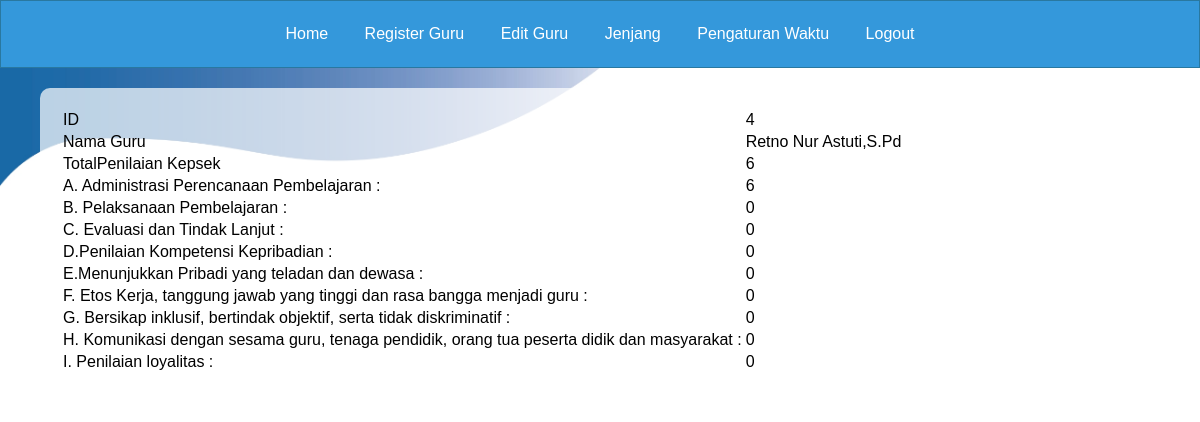
The page /page_assignment_admin.php?id=4 (signed in) on the database its author committed.
### tables this page shows
CREATE TABLE `tabel_p_kepsek` (
  `id_penilaian` int(100) NOT NULL,
  `id` int(100) NOT NULL,
  `Nama` varchar(255) NOT NULL,
  `total_penilaian_kepsek` int(100) DEFAULT NULL,
  `catatan_kepsek` varchar(255) DEFAULT NULL,
  `tahun_penilaian` varchar(255) DEFAULT NULL,
  `ka1` varchar(255) DEFAULT NULL,
  `poinka1` int(11) DEFAULT NULL,
  `ka2` varchar(255) DEFAULT NULL,
  `poinka2` int(11) DEFAULT NULL,
  `ka3` varchar(255) DEFAULT NULL,
  `poinka3` int(11) DEFAULT NULL,
  `ka4` varchar(255) DEFAULT NULL,
  `poinka4` int(11) DEFAULT NULL,
  `ka5` varchar(255) DEFAULT NULL,
  `poinka5` int(11) DEFAULT NULL,
  `ka6` varchar(255) DEFAULT NULL,
  `poinka6` int(11) DEFAULT NULL,
  `totalka` int(11) DEFAULT NULL,
  `kb1` text DEFAULT NULL,
  `poinkb1` int(11) DEFAULT NULL,
  `kb2` text DEFAULT NULL,
  `poinkb2` int(11) DEFAULT NULL,
  `kb3` text DEFAULT NULL,
  `poinkb3` int(11) DEFAULT NULL,
  `kb4` varchar(255) DEFAULT NULL,
  `poinkb4` int(11) DEFAULT NULL,
  `kb5` varchar(255) DEFAULT NULL,
  `poinkb5` int(11) DEFAULT NULL,
  `kb6` varchar(255) DEFAULT NULL,
  `poinkb6` int(11) DEFAULT NULL,
  `kb7` varchar(255) DEFAULT NULL,
  `poinkb7` int(11) DEFAULT NULL,
  `kb8` varchar(255) DEFAULT NULL,
  `poinkb8` int(11) DEFAULT NULL,
  `kb9` varchar(255) DEFAULT NULL,
  `poinkb9` int(11) DEFAULT NULL,
  `kb10` varchar(255) DEFAULT NULL,
  `poinkb10` int(11) DEFAULT NULL,
  `kb11` text DEFAULT NULL,
  `poinkb11` int(11) DEFAULT NULL,
  `kb12` varchar(255) DEFAULT NULL,
  `poinkb12` int(1) DEFAULT NULL,
  `kb13` varchar(255) DEFAULT NULL,
  `poinkb13` int(11) DEFAULT NULL,
  `kb14` varchar(255) DEFAULT NULL,
  `poinkb14` int(11) DEFAULT NULL,
  `kb15` varchar(255) DEFAULT NULL,
  `poinkb15` int(11) DEFAULT NULL,
  `kb16` varchar(255) DEFAULT NULL,
  `poinkb16` int(11) DEFAULT NULL,
  `kb17` varchar(255) DEFAULT NULL,
  `poinkb17` int(11) DEFAULT NULL,
  `kb18` varchar(255) DEFAULT NULL,
  `poinkb18` int(11) DEFAULT NULL,
  `kb19` varchar(255) DEFAULT NULL,
  `poinkb19` int(11) DEFAULT NULL,
  `kb20` varchar(255) DEFAULT NULL,
  `poinkb20` int(11) DEFAULT NULL,
  `kb21` varchar(255) DEFAULT NULL,
  `poinkb21` int(11) DEFAULT NULL,
  `kb22` varchar(255) DEFAULT NULL,
  `poinkb22` int(11) DEFAULT NULL,
  `kb23` varchar(255) DEFAULT NULL,
  `poinkb23` int(11) DEFAULT NULL,
  `totalkb` int(11) DEFAULT NULL,
  `kc1` varchar(255) DEFAULT NULL,
  `poinkc1` int(11) DEFAULT NULL,
  `kc2` varchar(255) DEFAULT NULL,
  `poinkc2` int(11) DEFAULT NULL,
  `kc3` varchar(255) DEFAULT NULL,
  `poinkc3` int(11) DEFAULT NULL,
  `kc4` varchar(255) DEFAULT NULL,
  `poinkc4` int(11) DEFAULT NULL,
  `kc5` varchar(255) DEFAULT NULL,
  `poinkc5` int(11) DEFAULT NULL,
  `kc6` varchar(255) DEFAULT NULL,
  `poinkc6` int(11) DEFAULT NULL,
  `kc7` varchar(255) DEFAULT NULL,
  `poinkc7` int(11) DEFAULT NULL,
  `kc8` varchar(255) DEFAULT NULL,
  `poinkc8` int(11) DEFAULT NULL,
  `kc9` varchar(255) DEFAULT NULL,
  `poinkc9` int(11) DEFAULT NULL,
  `totalkc` int(11) DEFAULT NULL,
  `kd1` varchar(255) DEFAULT NULL,
  `poinkd1` int(11) DEFAULT NULL,
  `kd2` varchar(255) DEFAULT NULL,
  `poinkd2` int(11) DEFAULT NULL,
  `kd3` varchar(255) DEFAULT NULL,
  `poinkd3` int(11) DEFAULT NULL,
  `kd4` varchar(255) DEFAULT NULL,
  `poinkd4` int(11) DEFAULT NULL,
  `kd5` varchar(255) DEFAULT NULL,
  `poinkd5` int(11) DEFAULT NULL,
  `totalkd` int(11) DEFAULT NULL,
  `ke1` varchar(255) DEFAULT NULL,
  `poinke1` int(11) DEFAULT NULL,
  `ke2` varchar(255) DEFAULT NULL,
  `poinke2` int(11) DEFAULT NULL,
  `ke3` varchar(255) DEFAULT NULL,
  `poinke3` int(11) DEFAULT NULL,
  `ke4` varchar(255) DEFAULT NULL,
  `poinke4` int(11) DEFAULT NULL,
  `ke5` varchar(255) DEFAULT NULL,
  `poinke5` int(11) DEFAULT NULL,
  `totalke` int(11) DEFAULT NULL,
  `kf1` varchar(255) DEFAULT NULL,
  `poinkf1` int(11) DEFAULT NULL,
  `kf2` varchar(255) DEFAULT NULL,
  `poinkf2` int(11) DEFAULT NULL,
  `kf3` varchar(255) DEFAULT NULL,
  `poinkf3` int(11) DEFAULT NULL,
  `kf4` varchar(255) DEFAULT NULL,
  `poinkf4` int(11) DEFAULT NULL,
  `kf5` varchar(255) DEFAULT NULL,
  `poinkf5` int(11) DEFAULT NULL,
  `totalkf` int(11) DEFAULT NULL,
  `kg1` varchar(255) DEFAULT NULL,
  `poinkg1` int(11) DEFAULT NULL,
  `kg2` varchar(255) DEFAULT NULL,
  `poinkg2` int(11) DEFAULT NULL,
  `kg3` varchar(255) DEFAULT NULL,
  `poinkg3` int(11) DEFAULT NULL,
  `totalkg` int(11) DEFAULT NULL,
  `kh1` varchar(255) DEFAULT NULL,
  `poinkh1` int(11) DEFAULT NULL,
  `kh2` varchar(255) DEFAULT NULL,
  `poinkh2` int(11) DEFAULT NULL,
  `totalkh` int(11) DEFAULT NULL,
  `ki1` varchar(255) DEFAULT NULL,
  `poinki1` int(11) DEFAULT NULL,
  `ki2` varchar(255) DEFAULT NULL,
  `poinki2` int(11) DEFAULT NULL,
  `ki3` varchar(255) DEFAULT NULL,
  `poinki3` int(11) DEFAULT NULL,
  `ki4` text DEFAULT NULL,
  `poinki4` int(11) DEFAULT NULL,
  `ki5` text DEFAULT NULL,
  `poinki5` int(11) DEFAULT NULL,
  `ki6` text DEFAULT NULL,
  `poinki6` int(11) DEFAULT NULL,
  `ki7` text DEFAULT NULL,
  `poinki7` int(11) DEFAULT NULL,
  `totalki` int(11) DEFAULT NULL,
  `totalakhir` decimal(25,2) NOT NULL,
  `totalkaakhir` decimal(25,2) DEFAULT NULL,
  `totalkbakhir` decimal(25,2) DEFAULT NULL,
  `totalkcakhir` decimal(25,2) DEFAULT NULL,
  `totalkdakhir` decimal(25,2) DEFAULT NULL,
  `totalkeakhir` decimal(25,2) DEFAULT NULL,
  `totalkfakhir` decimal(25,2) DEFAULT NULL,
  `totalkgakhir` decimal(25,2) DEFAULT NULL,
  `totalkhakhir` decimal(25,2) DEFAULT NULL,
  `totalkiakhir` decimal(25,2) DEFAULT NULL
);

### page_assignment_admin.php (the view, shortened to what this page needs)
<?php
include "koneksi.php";
?>
<!DOCTYPE html>
<html lang="en">
<head>
</head>
<body>
<div class="navbar-kepsek" id="navbar-guru">
        <a href="page_admin.php">Home</a>
        <a href="page_register_admin.php">Register Guru</a>
        <a href="page_edit_admin.php">Edit Guru</a>
        <a href="page_jenjang_admin.php">Jenjang</a>
        <a href="page_setting_admin.php">Pengaturan Waktu</a>
        <a href="logout.php">Logout</a>
    </div>
    <div>
    <?php
    $id = isset($_GET['id']) ? $_GET['id'] : null;
    if ($id) {
        $query = "SELECT * FROM tabel_p_kepsek WHERE id = $id";
        $result = $koneksi->query($query);
        if ($result->num_rows > 0) {
            $row = $result->fetch_assoc();
            echo '<div class="container">';
            echo '<table>';
            echo '<tr><td>ID</td><td>' . $row['id'] . '</td></tr>';
            echo '<tr><td>Nama Guru</td><td>' . $row['Nama'] . '</td></tr>';
            echo '<tr><td>TotalPenilaian Kepsek</td><td>' . $row['total_penilaian_kepsek'] . '</td></tr>';
            echo '<tr><td>A. Administrasi Perencanaan Pembelajaran :</td><td>' . $row['totalka'] . '</td></tr>';
            echo '<tr><td>B. Pelaksanaan Pembelajaran :</td><td>' . $row['totalkb'] . '</td></tr>';
            echo '<tr><td>C. Evaluasi dan Tindak Lanjut :</td><td>' . $row['totalkc'] . '</td></tr>';
            echo '<tr><td>D.Penilaian Kompetensi Kepribadian :</td><td>' . $row['totalkd'] . '</td></tr>';
            echo '<tr><td>E.Menunjukkan Pribadi yang teladan dan dewasa :</td><td>' . $row['totalke'] . '</td></tr>';
            echo '<tr><td>F. Etos Kerja, tanggung jawab yang tinggi dan rasa bangga menjadi guru :</td><td>' . $row['totalkf'] . '</td></tr>';
            echo '<tr><td>G. Bersikap inklusif, bertindak objektif, serta tidak diskriminatif :</td><td>' . $row['totalkg'] . '</td></tr>';
            echo '<tr><td>H. Komunikasi dengan sesama guru, tenaga pendidik, orang tua peserta didik dan masyarakat :</td><td>' . $row['totalkh'] . '</td></tr>';
            echo '<tr><td>I. Penilaian loyalitas :</td><td>' . $row['totalki'] . '</td></tr>';
            echo '</table>';
            echo '</div>';
        } else {
            echo "Data tidak ditemukan.";
        }
    } else {
        echo "ID tidak valid.";
    }
    ?>
</div>

### page_assignment_admin.php (style rules this page uses)
.navbar-kepsek { background-color: #3498db; border: 1px solid #2978a0; padding: 10px 0; text-align: center; }
.navbar-kepsek a { display: inline-block; color: white; text-align: center; padding: 14px 16px; text-decoration: none; }
html, body { height: 100%; margin: 0; padding: 0; background: url('bgnusput.jpg') no-repeat center center fixed; background-size: 100% 100%; background-position: center center; font-family: Arial, sans-serif; }
.container { background-color: rgba(255, 255, 255, 0.7); border-radius: 10px; padding: 20px; margin: 20px auto; width: 90%; }

### rows shown on the page
tabel_p_kepsek: id "4", Nama "Retno Nur Astuti,S.Pd", total_penilaian_kepsek "6", totalka "6", totalkb "0", totalkc "0", totalkd "0", totalke "0", totalkf "0", totalkg "0", totalkh "0", totalki "0"
